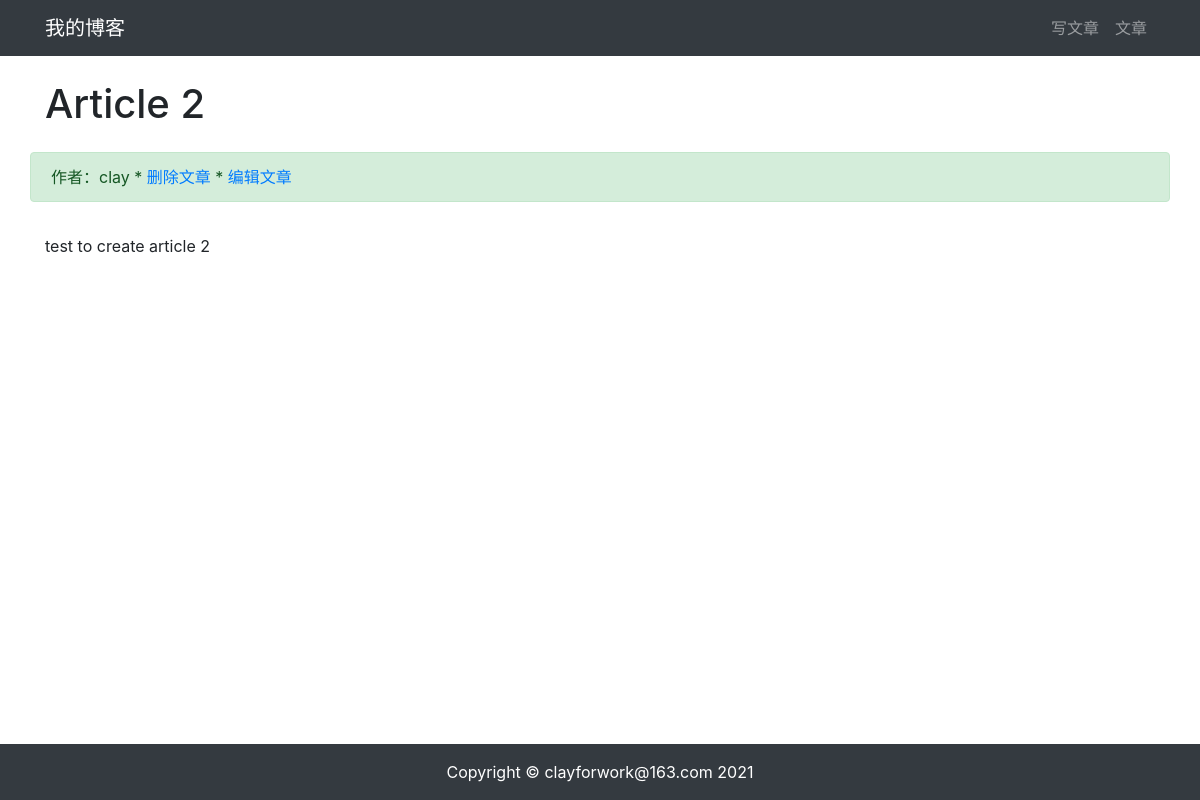
Page /article/article-detail/2/ on the committed database.
### article/models.py (models this page shows, shortened)
class ArticlePost(models.Model):
    author = models.ForeignKey(User, on_delete=models.CASCADE)
    title = models.CharField(max_length=100)
    body = models.TextField()
    created = models.DateTimeField(default=timezone.now)
    updated = models.DateTimeField(auto_now=True)
    class Meta:
        ordering = ("-created", )

### article/views.py (the view)
# urls.py: path("article-detail/<int:id>/", views.article_detail, name="article_detail"),
def article_detail(request, id):
    article = ArticlePost.objects.get(id=id)
    article.body = markdown.markdown(
        article.body,
        extensions=[
            'markdown.extensions.extra',
            'markdown.extensions.codehilite',
        ]
    )
    context = {"article": article}
    return render(request, "article/detail.html", context)

### templates/article/detail.html (shortened to what this page needs)
{% extends "base.html" %}
{% load staticfiles %}
{% block content %}
<div class="container">
    <div class="row">
        <h1 class="col-12 mt-4 mb-4">{{ article.title }}</h1>
        <div class="col-12 alert alert-success">作者：{{ article.author }}
          *  <a href="#" onclick="confirm_safe_delete()">删除文章</a>
          *  <a href="{% url 'article:article_update' article.id %}">编辑文章</a>
        </div>
        <div class="col-12">
            <p>{{ article.body|safe }}</p>
        </div>
    </div>
</div>
{% endblock content %}

### rows in the picture
ArticlePost: title "Article 2", author "clay", body "test to create article 2"
